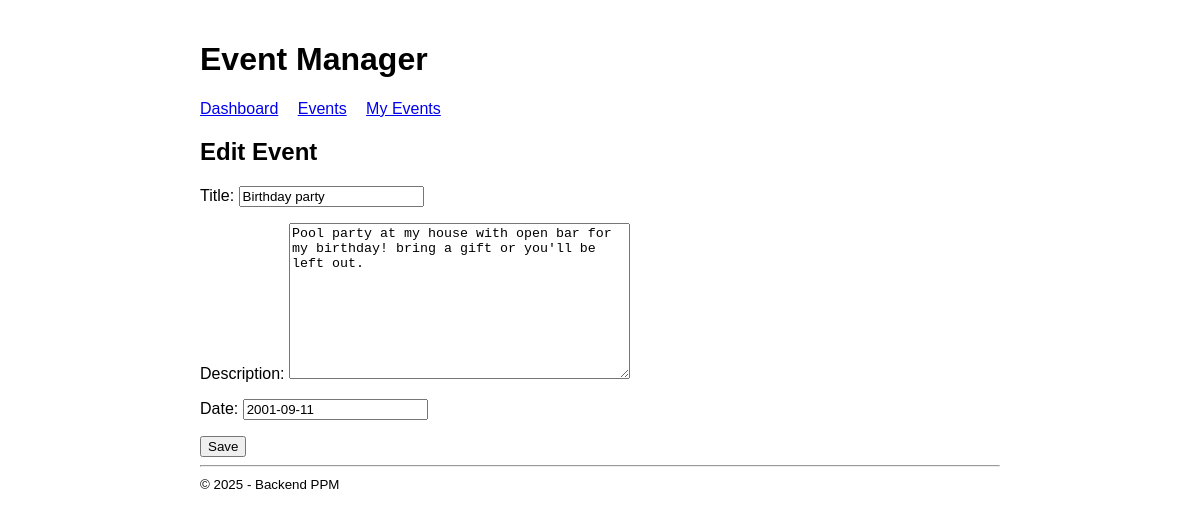
The app's page /events/4/edit/ (signed in) with its own data.
### events/models.py (models this page shows, shortened)
class Event(models.Model):
    title= models.CharField(max_length=200)
    description = models.TextField()
    date = models.DateField()
    organizer= models.ForeignKey(
        settings.AUTH_USER_MODEL,
        on_delete=models.CASCADE,
        related_name='organized_events'
    )

### events/views.py (the view, shortened to what this page needs)
# urls.py: path('<int:pk>/edit/', EventUpdateView.as_view(), name='event_edit'),
class EventUpdateView(UpdateView):
    model = Event
    form_class = EventForm
    template_name = 'events/event_form.html'
    def get_queryset(self):
        return Event.objects.filter(organizer=self.request.user)

### events/forms.py
class EventForm(forms.ModelForm):
    class Meta:
        model = Event
        fields = ['title', 'description', 'date']

### events/templates/events/event_form.html (shortened to what this page needs)
{% extends 'base.html' %}
{% block content %}
  <h2>{% if form.instance.pk %}Edit{% else %}Create{% endif %} Event</h2>
  <form method="post">
    {{ form.as_p }}
    <button type="submit">Save</button>
  </form>
{% endblock %}

### templates/base.html (style rules this page uses)
body { font-family: Arial, sans-serif; max-width: 800px; margin: auto; padding: 20px; }

### records on screen
Event: title "Birthday party", description "Pool party at my house with open bar for my birthday! bring a gift or you'll be left out.", date "2001-09-11"
